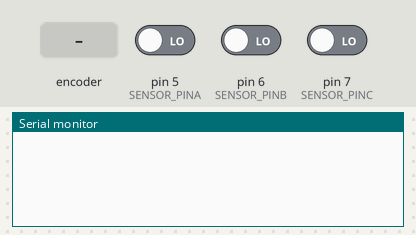
Bench run of a sketch on a simulated Arduino Uno, built with avr-gcc and run on an emulated ATmega328P. Shown: the last lines printed to the serial monitor. The inputs (shaded band) are chosen by the test bench; at power-on: pin 7 (SENSOR_PINC) LOW, pin 5 (SENSOR_PINA) LOW, pin 6 (SENSOR_PINB) LOW.

Above: at 1.2 s.
1.3 s: rotary encoder on pin 5 (SENSOR_PINA) / pin 6 (SENSOR_PINB) turned 1 step (first pin leading)
At 2.6 s:
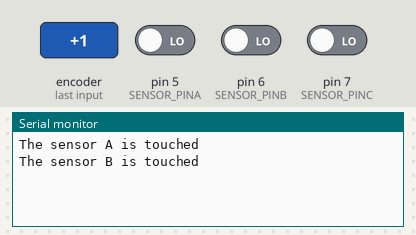
3.0 s: pin 7 (SENSOR_PINC) driven HIGH
At 3.5 s:
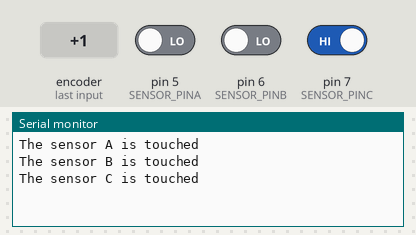

The sketch:

touchSingle.ino
```cpp
// constants won't change. They're used here to set pin numbers:
const int SENSOR_PINA = 5; // the Arduino's input pin that connects to the sensor's SIGNAL pin
const int SENSOR_PINB = 6;
const int SENSOR_PINC = 7;

// Variables will change:
int lastStateA = LOW;      // the previous state from the input pin
int currentStateA;         // the current reading from the input pin
int lastStateB = LOW;      // the previous state from the input pin
int currentStateB;         // the current reading from the input pin
int lastStateC = LOW;      // the previous state from the input pin
int currentStateC;         // the current reading from the input pin


void setup() {
  // initialize serial communication at 9600 bits per second:
  Serial.begin(9600);
  // initialize the Arduino's pin as aninput
  pinMode(SENSOR_PINA, INPUT);
  pinMode(SENSOR_PINB, INPUT);
  pinMode(SENSOR_PINC, INPUT);
}

void loop() {
  // read the state of the the input pin:
  currentStateA = digitalRead(SENSOR_PINA);

  if(lastStateA == LOW && currentStateA == HIGH)
    Serial.println("The sensor A is touched");

  // save the the last state
  lastStateA = currentStateA;

    // read the state of the the input pin:
  currentStateB = digitalRead(SENSOR_PINB);

  if(lastStateB == LOW && currentStateB == HIGH)
    Serial.println("The sensor B is touched");

  // save the the last state
  lastStateB = currentStateB;

    // read the state of the the input pin:
  currentStateC = digitalRead(SENSOR_PINC);

  if(lastStateC == LOW && currentStateC == HIGH)
    Serial.println("The sensor C is touched");

  // save the the last state
  lastStateC = currentStateC;
}
```

Measured:
- after the input at 1.3 s, the serial monitor: prints a new line after 0.05 s (image 1)
- after the input at 3.0 s, the serial monitor: prints a new line at once (image 2)
